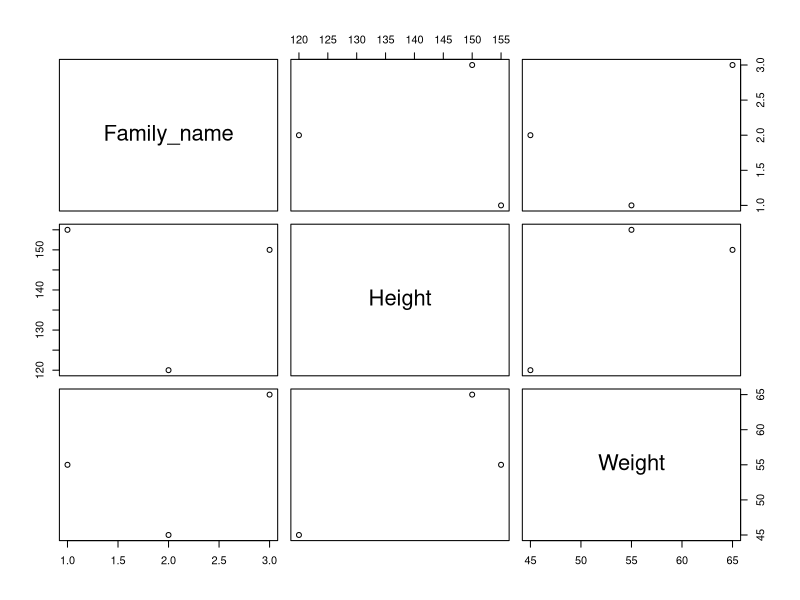
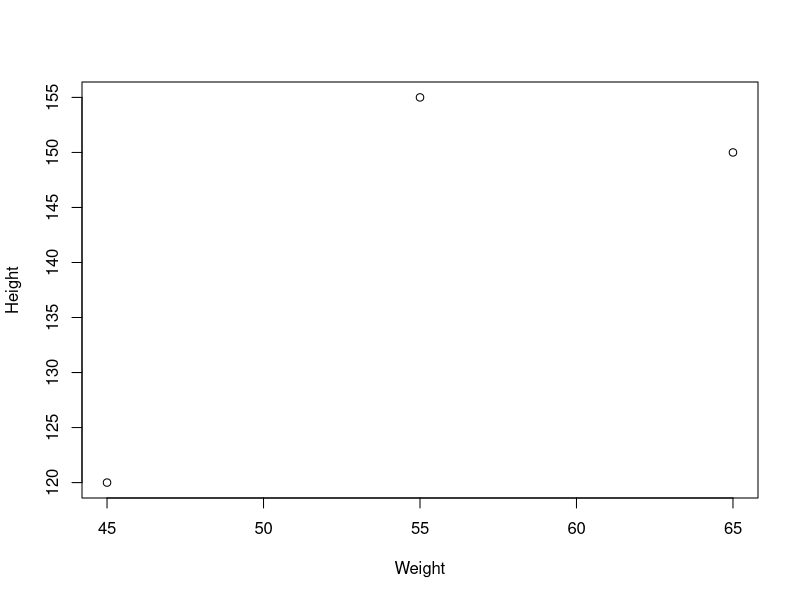

These charts were generated, in order, by the following R code:
## ---- chunk 1
getwd()
## ---- chunk 2
#setwd("G\\....\\...\like-this.csv")
## ---- chunk 3
list.files()
## ---- chunk 4
a <- 10
b <- 12
if(a>b)
{print("a is greater than b")} else if(a==b)
{print("a and b are equal")} else
{print("b is greater than a")}
## ---- chunk 5
for(x in 1:10)
{print(x)}
## ---- chunk 6
avarage <- function(x,y,z){
ava=(x+y+z)/2
print(ava)
}

avarage(2,3,4)
## ---- chunk 7
a <- 10 
typeof(a) 

b <- "swarup" 
typeof(b) 

c <- TRUE 
typeof(c) 

d <- 10L 
typeof(d) 

e <- 5i 
typeof(e)
## ---- chunk 8
number <- 1:100

odd_number <-  seq(1,99,2)
from100_1 <-  seq(100,1,-1)

from100_1
odd_number
odd_number[10:20]
odd_number[c(12,32,50,99)]
odd_number>20
## ---- chunk 9
double <- 3.1416
typeof(double)

int <- as.integer(double)
int
typeof(int)

srt <- as.character(double)
srt
typeof(srt)

logi <- as.logical(double)
logi
typeof(logi)
## ---- chunk 10
 student_data <- data.frame (name=c("shadhin","joy","durjoy"),roll=c(23,45,32)) 
## ---- chunk 11
data_rep <- data.frame(method=rep(c("No 1","No 2","No 3"),each=4), marks=c(1,2,3,4,5,6,7,8,9,1,2,3))
data_rep
## ---- chunk 12
met <- matrix(c(23,43,24,24,23,34,32,35,32,35,35,35,34,NA,36), nrow=5,ncol=3,byrow=TRUE) 
met 
is.data.frame(met)
length(met)
## ---- chunk 13
Family_name <-c("Durjoy", "Swapon", "Lipy")
Height <- c(155,150,120) #in cm 
Weight <- c(55,65,45) #in kg

#Making it a data set or data frame
Family_info <- data.frame(Family_name, Height, Weight)

# dataset view
Family_info
print(is.data.frame(Family_info))

#number of row
print(nrow(Family_info))
#number of colulmn
print(ncol(Family_info))

#first six row or just the snipit
head(Family_info)
#Last six row
tail(Family_info)

#summary of the dataset
summary(Family_info)  

#column name
names(Family_info)

#showing one column
Family_info$Family_name

#showing the length of farmer data , how many column are there 
length(Family_info)

#length of the column
length(Family_info$Height)
## ---- chunk 14
#column info
Family_name <-c("Durjoy", "Swapon", "Lipy")
Height <- c(155,150,120) #in cm 
Weight <- c(55,65,45) #in kg

#Making it a data set or data frame
Family_info <- data.frame(Family_name, Height, Weight)

#Some visualization 
plot(Family_info)
plot(Height~Weight, Family_info)

#data filter***
Family_info[Family_info$Height==155,]

# Creating a new column of BMI
Family_info$BMI <-Family_info$Weight/(Family_info$Height*0.01)^2
Family_info

# Adding a new category***
Family_info$Health_status <- ifelse(Family_info$BMI<=18.5,"Underweight",ifelse(Family_info$BMI<=24.9,"NORMAL WEIGHT",ifelse(Family_info$BMI<=29.9,"OVERWEIGHT","OBESITY")))
Family_info
